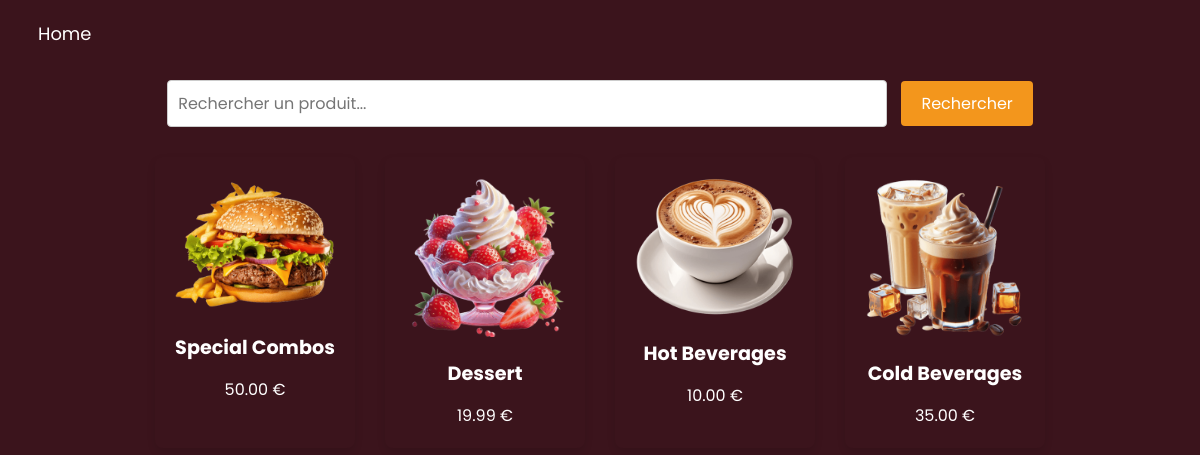
Page /menu.php on the committed database.
### tables this page shows
CREATE TABLE `products` (
  `id` int(11) NOT NULL,
  `name` varchar(255) NOT NULL,
  `price` decimal(10,2) NOT NULL,
  `image` varchar(255) NOT NULL
);

### menu.php (the view, shortened to what this page needs)
<?php
require_once 'config.php';
$search = '';
$sql = "SELECT name, price, image FROM products WHERE name LIKE ?";
$stmt = $conn->prepare($sql);
$search_param = "%" . $search . "%";
$stmt->bind_param("s", $search_param);
$stmt->execute();
$result = $stmt->get_result();
?>
<!DOCTYPE html>
<html lang="fr">
<head>
    <link rel="stylesheet" href="menu.css">
    <link rel="stylesheet" href="https://cdnjs.cloudflare.com/ajax/libs/font-awesome/6.6.0/css/all.min.css" />
    <link rel="stylesheet" href="https://cdn.jsdelivr.net/npm/swiper@11/swiper-bundle.min.css" />
    <link rel="stylesheet" href="style.css" />
</head>
<body style="background-color:#3b141c;">
<header>
      <nav class="navbar">
        <ul class="nav-menu">
          <li class="nav-item">
            <a href="index.php" class="nav-link"> Home</a>
          </li>
        </ul>
      </nav>
    </header>
        <h2 style="color:white"> Our Menu</h2>
        <form method="POST" action="">
            <input type="text" name="search" placeholder="Rechercher un produit..." value="<?php echo htmlspecialchars($search); ?>">
            <button type="submit"style="background-color:#f3961c";>Rechercher</button>
        </form>
        <div class="menu-items">
            <?php
            if ($result->num_rows > 0) {
                while ($row = $result->fetch_assoc()) {
                    echo "<div class='menu-item'>";
                    echo "<img src='" . htmlspecialchars($row['image']) . "' alt='" . htmlspecialchars($row['name']) . "'>";
                    echo "<h3>" . htmlspecialchars($row['name']) . "</h3>";
                    echo "<p> " . number_format($row['price'], 2) . " €</p>";
                    echo "</div>";
                }
            } else {
                echo "<p>Aucun produit trouvé.</p>";
            }
            ?>
        </div>
</body>
</html>

### menu.css (style rules this page uses)
body { font-family: Arial, sans-serif; background-color: #ca1d1d; margin: 0; padding: 0; color: white; }
h2 { text-align: center; font-size: 2.5rem; margin-bottom: 20px; color: white; }
form { text-align: center; margin-bottom: 30px; }
form input[type="text"] { padding: 10px; width: 60%; border: 1px solid #ccc; border-radius: 4px; font-size: 1rem; margin-right: 10px; }
form button { padding: 10px 20px; background-color: #f3961c; color: #fff; border: none; border-radius: 4px; font-size: 1rem; cursor: pointer; }
.menu-items { display: flex; flex-wrap: wrap; justify-content: center; gap: 30px; }
.menu-item { padding: 20px; text-align: center; border-radius: 8px; box-shadow: 0 4px 8px rgba(0, 0, 0, 0.1); max-width: 200px; transition: transform 0.3s; }
.menu-item img { max-width: 100%; border-radius: 18px; }
.menu-item h3 { margin: 15px 0; font-size: 1.2rem; color: white; }
.menu-item p { font-size: 1rem; color: white; }

### style.css (style rules this page uses)
* { padding: 0; margin: 0; box-sizing: border-box; font-family: "Poppins", sans-serif; }
:root { --white-color: #fff; --dark-color: #252525; --primary-color: #3b141c; --secondary-color: #f3961c; --light-pink-color: #faf4f5; --medium-gray-color: #ccc; --font-size-s: 0.9rem; --font-size-n: 1rem; --font-size-m: 1.12rem; --font-size-l: 1.5rem; --font-size-xl: 2rem; --font-size-xxl: 2.3rem; --font-weight-normal: 400; --font-weight-medium: 500; --font-weight-semibold: 600; --font-weight-bold: 700; --border-radius-s: 8px; --border-radius-m: 30px; --border-radius-circle: 50%; --site-max-width: 1300px; }
html { scroll-behavior: smooth; }
ul { list-style: none; }
a { text-decoration: none; }
button { cursor: pointer; background: none; border: none; }
img { width: 100%; }
header { z-index: 5; width: 100%; position: fixed; background: var(--primary-color); }
header .navbar { display: flex; padding: 20px; align-items: center; margin: 0 auto; justify-content: space-between; max-width: var(--site-max-width); }
.navbar .nav-menu { gap: 10px; display: flex; }
.navbar .nav-menu .nav-link { padding: 10px 18px; color: var(--white-color); font-size: var(--font-size-m); border-radius: var(--border-radius-m); transition: 0.3s ease; }

### rows in the picture
products: image (picture), name "Special Combos", price "50.00"
products: image (picture), name "Dessert", price "19.99"
products: image (picture), name "Hot Beverages", price "10.00"
products: image (picture), name "Cold Beverages", price "35.00"
